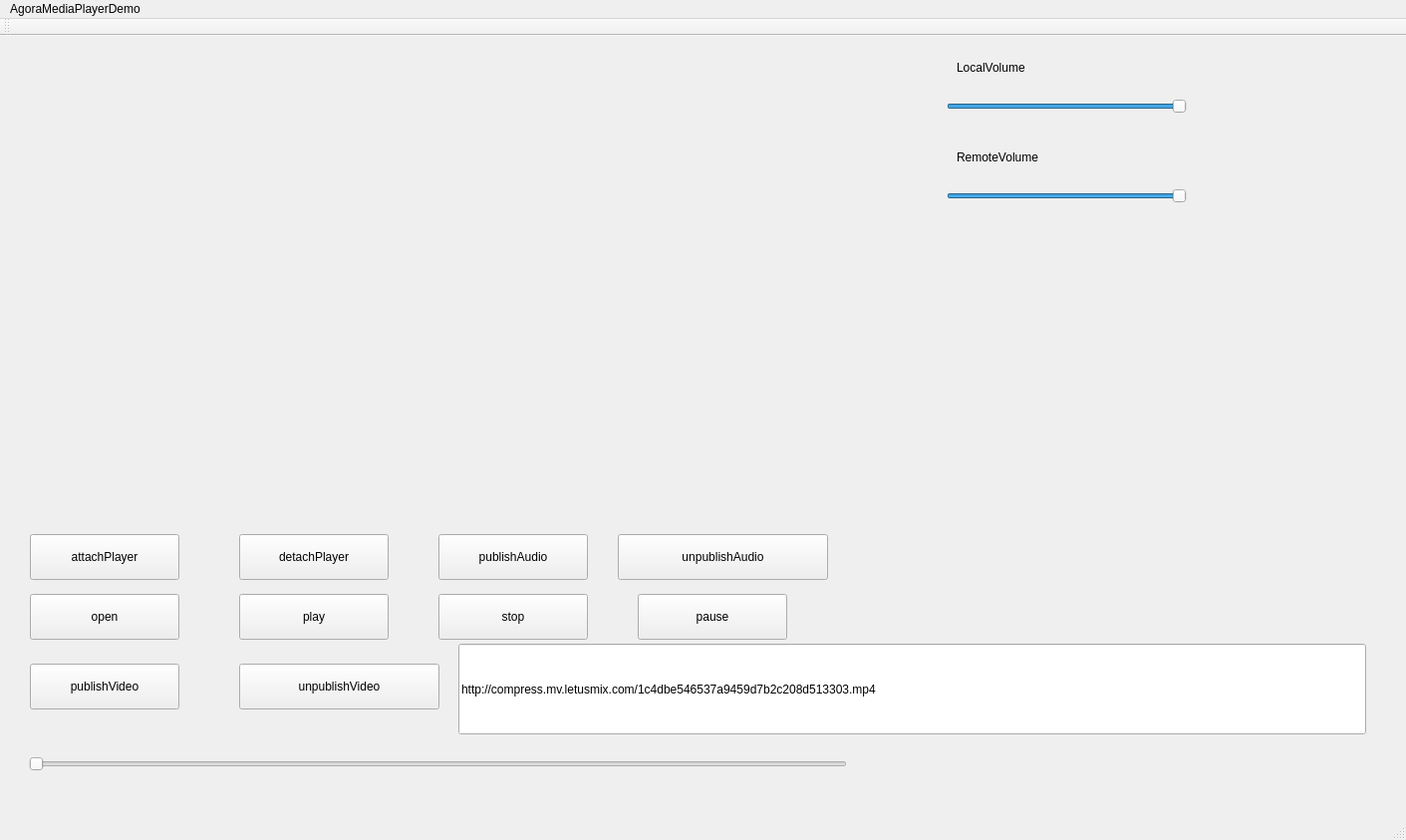
<?xml version="1.0" encoding="UTF-8"?>
<ui version="4.0">
 <class>MainWindow</class>
 <widget class="QMainWindow" name="MainWindow">
  <property name="geometry">
   <rect>
    <x>0</x>
    <y>0</y>
    <width>1411</width>
    <height>843</height>
   </rect>
  </property>
  <property name="windowTitle">
   <string>MainWindow</string>
  </property>
  <widget class="QWidget" name="centralWidget">
   <widget class="QWidget" name="containerView" native="true">
    <property name="geometry">
     <rect>
      <x>20</x>
      <y>-1</y>
      <width>921</width>
      <height>461</height>
     </rect>
    </property>
   </widget>
   <widget class="QPushButton" name="openBtn">
    <property name="geometry">
     <rect>
      <x>30</x>
      <y>560</y>
      <width>150</width>
      <height>46</height>
     </rect>
    </property>
    <property name="text">
     <string>open</string>
    </property>
   </widget>
   <widget class="QPushButton" name="playBtn">
    <property name="geometry">
     <rect>
      <x>240</x>
      <y>560</y>
      <width>150</width>
      <height>46</height>
     </rect>
    </property>
    <property name="text">
     <string>play</string>
    </property>
   </widget>
   <widget class="QPushButton" name="stopBtn">
    <property name="geometry">
     <rect>
      <x>440</x>
      <y>560</y>
      <width>150</width>
      <height>46</height>
     </rect>
    </property>
    <property name="text">
     <string>stop</string>
    </property>
   </widget>
   <widget class="QSlider" name="volume_slider_">
    <property name="geometry">
     <rect>
      <x>950</x>
      <y>60</y>
      <width>241</width>
      <height>22</height>
     </rect>
    </property>
    <property name="maximum">
     <number>100</number>
    </property>
    <property name="value">
     <number>100</number>
    </property>
    <property name="orientation">
     <enum>Qt::Horizontal</enum>
    </property>
   </widget>
   <widget class="QPushButton" name="attachBtn">
    <property name="geometry">
     <rect>
      <x>30</x>
      <y>500</y>
      <width>150</width>
      <height>46</height>
     </rect>
    </property>
    <property name="text">
     <string>attachPlayer</string>
    </property>
   </widget>
   <widget class="QPushButton" name="detachBtn">
    <property name="geometry">
     <rect>
      <x>240</x>
      <y>500</y>
      <width>150</width>
      <height>46</height>
     </rect>
    </property>
    <property name="text">
     <string>detachPlayer</string>
    </property>
   </widget>
   <widget class="QPushButton" name="publishAudioBtn">
    <property name="geometry">
     <rect>
      <x>440</x>
      <y>500</y>
      <width>150</width>
      <height>46</height>
     </rect>
    </property>
    <property name="text">
     <string>publishAudio</string>
    </property>
   </widget>
   <widget class="QPushButton" name="unPublishAudio">
    <property name="geometry">
     <rect>
      <x>620</x>
      <y>500</y>
      <width>211</width>
      <height>46</height>
     </rect>
    </property>
    <property name="text">
     <string>unpublishAudio</string>
    </property>
   </widget>
   <widget class="QSlider" name="seekSlider">
    <property name="geometry">
     <rect>
      <x>29</x>
      <y>720</y>
      <width>821</width>
      <height>22</height>
     </rect>
    </property>
    <property name="orientation">
     <enum>Qt::Horizontal</enum>
    </property>
   </widget>
   <widget class="QPushButton" name="publishVideoBtn">
    <property name="geometry">
     <rect>
      <x>30</x>
      <y>630</y>
      <width>150</width>
      <height>46</height>
     </rect>
    </property>
    <property name="text">
     <string>publishVideo</string>
    </property>
   </widget>
   <widget class="QPushButton" name="unpublishVideoBtn">
    <property name="geometry">
     <rect>
      <x>240</x>
      <y>630</y>
      <width>201</width>
      <height>46</height>
     </rect>
    </property>
    <property name="text">
     <string>unpublishVideo</string>
    </property>
   </widget>
   <widget class="QLineEdit" name="inputUrl">
    <property name="geometry">
     <rect>
      <x>460</x>
      <y>610</y>
      <width>911</width>
      <height>91</height>
     </rect>
    </property>
    <property name="text">
     <string>http://compress.mv.letusmix.com/1c4dbe546537a9459d7b2c208d513303.mp4</string>
    </property>
    <property name="placeholderText">
     <string>Input your playing url</string>
    </property>
   </widget>
   <widget class="QLabel" name="label">
    <property name="geometry">
     <rect>
      <x>960</x>
      <y>20</y>
      <width>231</width>
      <height>24</height>
     </rect>
    </property>
    <property name="text">
     <string>LocalVolume</string>
    </property>
   </widget>
   <widget class="QSlider" name="remote_volume">
    <property name="geometry">
     <rect>
      <x>950</x>
      <y>150</y>
      <width>241</width>
      <height>22</height>
     </rect>
    </property>
    <property name="maximum">
     <number>100</number>
    </property>
    <property name="value">
     <number>100</number>
    </property>
    <property name="orientation">
     <enum>Qt::Horizontal</enum>
    </property>
   </widget>
   <widget class="QLabel" name="label_2">
    <property name="geometry">
     <rect>
      <x>960</x>
      <y>110</y>
      <width>231</width>
      <height>24</height>
     </rect>
    </property>
    <property name="text">
     <string>RemoteVolume</string>
    </property>
   </widget>
   <widget class="QPushButton" name="pauseBtn">
    <property name="geometry">
     <rect>
      <x>640</x>
      <y>560</y>
      <width>150</width>
      <height>46</height>
     </rect>
    </property>
    <property name="text">
     <string>pause</string>
    </property>
   </widget>
  </widget>
  <widget class="QMenuBar" name="menuBar">
   <property name="geometry">
    <rect>
     <x>0</x>
     <y>0</y>
     <width>1411</width>
     <height>37</height>
    </rect>
   </property>
   <widget class="QMenu" name="menuAgoraMediaPlayerDemo">
    <property name="title">
     <string>AgoraMediaPlayerDemo</string>
    </property>
   </widget>
   <addaction name="menuAgoraMediaPlayerDemo"/>
  </widget>
  <widget class="QToolBar" name="mainToolBar">
   <attribute name="toolBarArea">
    <enum>TopToolBarArea</enum>
   </attribute>
   <attribute name="toolBarBreak">
    <bool>false</bool>
   </attribute>
  </widget>
  <widget class="QStatusBar" name="statusBar"/>
 </widget>
 <layoutdefault spacing="6" margin="11"/>
 <resources/>
 <connections/>
</ui>
